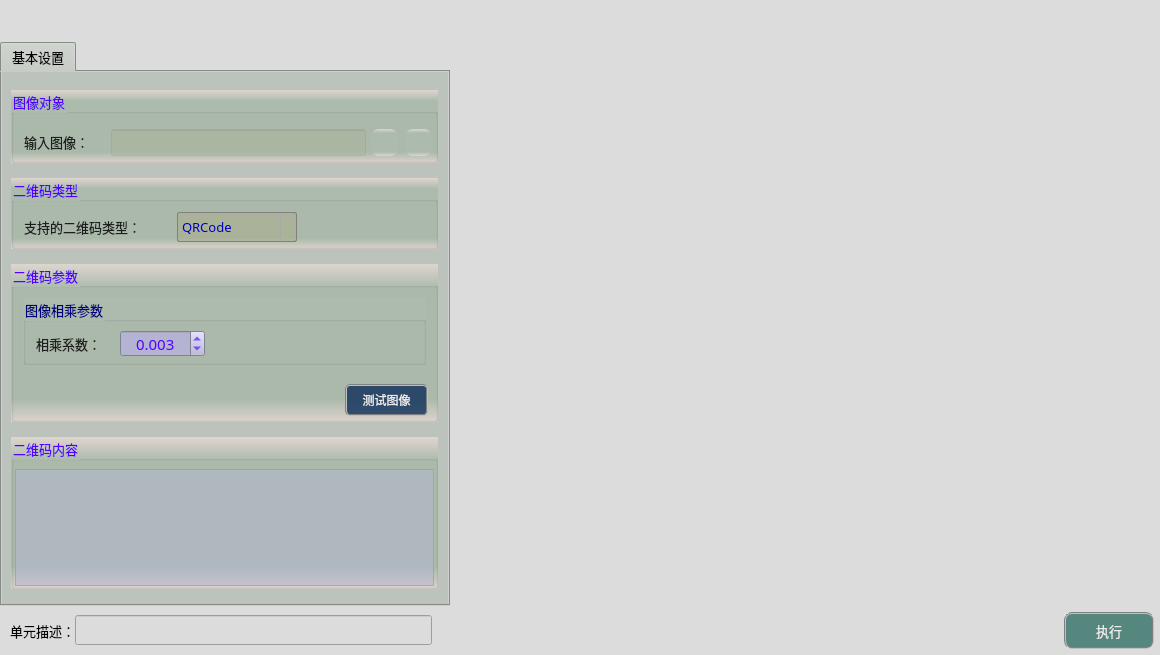
<?xml version="1.0" encoding="UTF-8"?>
<ui version="4.0">
 <class>frmQRcodeIdentifyClass</class>
 <widget class="QDialog" name="frmQRcodeIdentifyClass">
  <property name="geometry">
   <rect>
    <x>0</x>
    <y>0</y>
    <width>1160</width>
    <height>655</height>
   </rect>
  </property>
  <property name="sizePolicy">
   <sizepolicy hsizetype="Fixed" vsizetype="Fixed">
    <horstretch>0</horstretch>
    <verstretch>0</verstretch>
   </sizepolicy>
  </property>
  <property name="minimumSize">
   <size>
    <width>1160</width>
    <height>655</height>
   </size>
  </property>
  <property name="maximumSize">
   <size>
    <width>1160</width>
    <height>655</height>
   </size>
  </property>
  <property name="windowTitle">
   <string>二维码识别</string>
  </property>
  <property name="styleSheet">
   <string notr="true">background-color: rgb(220, 220, 220);</string>
  </property>
  <layout class="QGridLayout" name="gridLayout">
   <property name="leftMargin">
    <number>0</number>
   </property>
   <property name="topMargin">
    <number>0</number>
   </property>
   <property name="rightMargin">
    <number>0</number>
   </property>
   <property name="bottomMargin">
    <number>0</number>
   </property>
   <property name="spacing">
    <number>1</number>
   </property>
   <item row="0" column="0">
    <spacer name="verticalSpacer_2">
     <property name="orientation">
      <enum>Qt::Vertical</enum>
     </property>
     <property name="sizeType">
      <enum>QSizePolicy::Fixed</enum>
     </property>
     <property name="sizeHint" stdset="0">
      <size>
       <width>20</width>
       <height>42</height>
      </size>
     </property>
    </spacer>
   </item>
   <item row="1" column="0">
    <widget class="QTabWidget" name="tabWidget">
     <property name="sizePolicy">
      <sizepolicy hsizetype="Fixed" vsizetype="Expanding">
       <horstretch>0</horstretch>
       <verstretch>0</verstretch>
      </sizepolicy>
     </property>
     <property name="minimumSize">
      <size>
       <width>450</width>
       <height>550</height>
      </size>
     </property>
     <property name="maximumSize">
      <size>
       <width>16777215</width>
       <height>16777215</height>
      </size>
     </property>
     <property name="font">
      <font>
       <family>微软雅黑</family>
       <pointsize>10</pointsize>
      </font>
     </property>
     <property name="styleSheet">
      <string notr="true">background-color: #bcc2bc;</string>
     </property>
     <property name="currentIndex">
      <number>0</number>
     </property>
     <widget class="QWidget" name="tab">
      <attribute name="title">
       <string>基本设置</string>
      </attribute>
      <widget class="QGroupBox" name="groupC1">
       <property name="geometry">
        <rect>
         <x>9</x>
         <y>18</y>
         <width>427</width>
         <height>73</height>
        </rect>
       </property>
       <property name="font">
        <font>
         <family>微软雅黑</family>
         <pointsize>10</pointsize>
        </font>
       </property>
       <property name="styleSheet">
        <string notr="true">background-color: qlineargradient(x1:0, y1:0, x2:0, y2:1, stop:0 #dfd5cf, stop: 0.15 #acbbac, stop: 0.85 #acbbac,stop:1 #dfd5cf);
color: rgb(85, 0, 255);</string>
       </property>
       <property name="title">
        <string>图像对象</string>
       </property>
       <widget class="QLabel" name="label_4">
        <property name="geometry">
         <rect>
          <x>13</x>
          <y>42</y>
          <width>79</width>
          <height>19</height>
         </rect>
        </property>
        <property name="font">
         <font>
          <family>微软雅黑</family>
          <pointsize>10</pointsize>
         </font>
        </property>
        <property name="styleSheet">
         <string notr="true">color: rgb(30, 30, 30);
background: transparent;</string>
        </property>
        <property name="text">
         <string>输入图像：</string>
        </property>
       </widget>
       <widget class="QLineEdit" name="txtLinkImage">
        <property name="geometry">
         <rect>
          <x>100</x>
          <y>39</y>
          <width>255</width>
          <height>27</height>
         </rect>
        </property>
        <property name="font">
         <font>
          <family>微软雅黑</family>
          <pointsize>10</pointsize>
         </font>
        </property>
        <property name="styleSheet">
         <string notr="true">color: rgb(0, 0, 200);
background-color: rgba(170, 170, 127,50);</string>
        </property>
        <property name="alignment">
         <set>Qt::AlignCenter</set>
        </property>
        <property name="readOnly">
         <bool>true</bool>
        </property>
       </widget>
       <widget class="QPushButton" name="btnLinkImage">
        <property name="geometry">
         <rect>
          <x>360</x>
          <y>39</y>
          <width>27</width>
          <height>27</height>
         </rect>
        </property>
        <property name="toolTip">
         <string>链接图像</string>
        </property>
        <property name="styleSheet">
         <string notr="true">QWidget{ border:none;border-radius: 8px;padding: 2px 4px;}
QPushButton:hover{ background-color: rgba(85, 150, 127, 100);}
QPushButton:pressed{background-color: rgba(85, 180, 127, 160);}</string>
        </property>
        <property name="text">
         <string/>
        </property>
        <property name="icon">
         <iconset resource="sub_res.qrc">
          <normaloff>:/resource/link.png</normaloff>:/resource/link.png</iconset>
        </property>
        <property name="iconSize">
         <size>
          <width>27</width>
          <height>27</height>
         </size>
        </property>
       </widget>
       <widget class="QPushButton" name="btnDelLinkImage">
        <property name="geometry">
         <rect>
          <x>394</x>
          <y>39</y>
          <width>27</width>
          <height>27</height>
         </rect>
        </property>
        <property name="toolTip">
         <string>删除图像链接</string>
        </property>
        <property name="styleSheet">
         <string notr="true">QWidget{ border:none;border-radius: 8px;padding: 2px 4px;}
QPushButton:hover{ background-color: rgba(226, 142, 162, 100);}
QPushButton:pressed{background-color: rgba(226, 172, 162, 200);}</string>
        </property>
        <property name="text">
         <string/>
        </property>
        <property name="icon">
         <iconset resource="sub_res.qrc">
          <normaloff>:/resource/del_link.png</normaloff>:/resource/del_link.png</iconset>
        </property>
        <property name="iconSize">
         <size>
          <width>27</width>
          <height>27</height>
         </size>
        </property>
       </widget>
      </widget>
      <widget class="QGroupBox" name="groupC_2">
       <property name="geometry">
        <rect>
         <x>9</x>
         <y>106</y>
         <width>427</width>
         <height>71</height>
        </rect>
       </property>
       <property name="font">
        <font>
         <family>微软雅黑</family>
         <pointsize>10</pointsize>
        </font>
       </property>
       <property name="styleSheet">
        <string notr="true">background-color: qlineargradient(x1:0, y1:0, x2:0, y2:1, stop:0 #dfd5cf, stop: 0.15 #acbbac, stop: 0.85 #acbbac,stop:1 #dfd5cf);
color: rgb(85, 0, 255);</string>
       </property>
       <property name="title">
        <string>二维码类型</string>
       </property>
       <widget class="QLabel" name="label_5">
        <property name="geometry">
         <rect>
          <x>13</x>
          <y>39</y>
          <width>151</width>
          <height>19</height>
         </rect>
        </property>
        <property name="font">
         <font>
          <family>微软雅黑</family>
          <pointsize>10</pointsize>
         </font>
        </property>
        <property name="styleSheet">
         <string notr="true">color: rgb(30, 30, 30);
background: transparent;</string>
        </property>
        <property name="text">
         <string>支持的二维码类型：</string>
        </property>
       </widget>
       <widget class="QComboBox" name="comboMode">
        <property name="geometry">
         <rect>
          <x>166</x>
          <y>34</y>
          <width>120</width>
          <height>30</height>
         </rect>
        </property>
        <property name="sizePolicy">
         <sizepolicy hsizetype="Fixed" vsizetype="Fixed">
          <horstretch>0</horstretch>
          <verstretch>0</verstretch>
         </sizepolicy>
        </property>
        <property name="minimumSize">
         <size>
          <width>120</width>
          <height>30</height>
         </size>
        </property>
        <property name="maximumSize">
         <size>
          <width>188</width>
          <height>16777215</height>
         </size>
        </property>
        <property name="font">
         <font>
          <family>微软雅黑</family>
          <pointsize>10</pointsize>
         </font>
        </property>
        <property name="styleSheet">
         <string notr="true">QComboBox {
    border: 1px solid gray;
    border-radius: 2px;    
    color: rgb(0, 0, 200);
	background-color: rgba(170, 170, 127,100);
}
QComboBox::drop-down {
    subcontrol-origin: padding;
    subcontrol-position: top right;
    width: 15px; 
    border-left-width: 1px;
    border-left-color: darkgray;
    border-left-style: solid;
    border-top-right-radius: 3px;
    border-bottom-right-radius: 3px;
}

QComboBox::down-arrow {
    image: url(:/resource/down.png);
} 
QComboBox::down-arrow:on {
    top: 1px;
    left: 1px;
}</string>
        </property>
        <property name="editable">
         <bool>false</bool>
        </property>
        <property name="currentText">
         <string>QRCode</string>
        </property>
        <property name="currentIndex">
         <number>0</number>
        </property>
        <item>
         <property name="text">
          <string>QRCode</string>
         </property>
        </item>
        <item>
         <property name="text">
          <string>DM</string>
         </property>
        </item>
       </widget>
      </widget>
      <widget class="QGroupBox" name="groupC6">
       <property name="geometry">
        <rect>
         <x>9</x>
         <y>365</y>
         <width>427</width>
         <height>152</height>
        </rect>
       </property>
       <property name="font">
        <font>
         <family>微软雅黑</family>
         <pointsize>10</pointsize>
        </font>
       </property>
       <property name="styleSheet">
        <string notr="true">background-color: qlineargradient(x1:0, y1:0, x2:0, y2:1, stop:0 #dfd5cf, stop: 0.15 #acbbac, stop: 0.85 #acbbac,stop:1 #dfd5cf);
color: rgb(85, 0, 255);</string>
       </property>
       <property name="title">
        <string>二维码内容</string>
       </property>
       <widget class="QTextEdit" name="txtMsg">
        <property name="geometry">
         <rect>
          <x>4</x>
          <y>32</y>
          <width>419</width>
          <height>117</height>
         </rect>
        </property>
        <property name="font">
         <font>
          <family>微软雅黑</family>
         </font>
        </property>
        <property name="styleSheet">
         <string notr="true">QTextEdit         
{
    background-color: rgba(180, 180, 215,120);    
    gridline-color: rgba(220, 220, 255,255);
    color: rgba(20, 20, 20,200);
}
QScrollBar:vertical{ 
		background:#FFFFF2;
		padding-top:20px;
		padding-bottom:20px;
		padding-left:2px;
		padding-right:2px;
		border-left:1px solid #d7d7d7;}
QScrollBar::handle:vertical{
		background:#dbdbdb;
		border-radius:6px;
		min-height:20px;}
QScrollBar::handle:vertical:hover{
		background:#d0d0d0;}
QScrollBar::add-line:vertical{
		background:url(:/resource/down.png) center no-repeat;}
QScrollBar::sub-line:vertical{
		background:url(:/resource/up.png) center no-repeat;}
QScrollBar:horizontal{ 
		background:#FFFFF2;
		padding-top:20px;
		padding-bottom:20px;
		padding-left:2px;
		padding-right:2px;
		border-left:1px solid #d7d7d7;}
QScrollBar::handle:horizontal{
		background:#dbdbdb;
		border-radius:6px;
		min-height:20px;}
QScrollBar::handle:horizontal:hover{
		background:#d0d0d0;}
QScrollBar::add-line:horizontal{
		background:url(:/resource/right.png) center no-repeat;}
QScrollBar::sub-line:horizontal{
		background:url(:/resource/left.png) center no-repeat;}</string>
        </property>
        <property name="readOnly">
         <bool>true</bool>
        </property>
       </widget>
      </widget>
      <widget class="QGroupBox" name="groupC3">
       <property name="geometry">
        <rect>
         <x>9</x>
         <y>192</y>
         <width>427</width>
         <height>158</height>
        </rect>
       </property>
       <property name="font">
        <font>
         <family>微软雅黑</family>
         <pointsize>10</pointsize>
        </font>
       </property>
       <property name="styleSheet">
        <string notr="true">background-color: qlineargradient(x1:0, y1:0, x2:0, y2:1, stop:0 #dfd5cf, stop: 0.15 #acbbac, stop: 0.85 #acbbac,stop:1 #dfd5cf);
color: rgb(85, 0, 255);</string>
       </property>
       <property name="title">
        <string>二维码参数</string>
       </property>
       <widget class="QGroupBox" name="groupC4">
        <property name="geometry">
         <rect>
          <x>12</x>
          <y>34</y>
          <width>403</width>
          <height>67</height>
         </rect>
        </property>
        <property name="font">
         <font>
          <family>微软雅黑</family>
          <pointsize>10</pointsize>
         </font>
        </property>
        <property name="styleSheet">
         <string notr="true">background-color: #acbbac;
color: rgb(0, 0, 127);</string>
        </property>
        <property name="title">
         <string>图像相乘参数</string>
        </property>
        <widget class="QDoubleSpinBox" name="spinMulValue">
         <property name="geometry">
          <rect>
           <x>97</x>
           <y>32</y>
           <width>85</width>
           <height>27</height>
          </rect>
         </property>
         <property name="font">
          <font>
           <family>微软雅黑</family>
           <pointsize>11</pointsize>
          </font>
         </property>
         <property name="styleSheet">
          <string notr="true">QWidget{color: rgb(85, 0, 255);background-color: rgb(180, 180, 210);}
QDoubleSpinBox::up-button{
    border:transparent;
}
QDoubleSpinBox::down-button{
    border:transparent;
}
QDoubleSpinBox::up-arrow{
    image:url(:/resource/up.png);
}
QDoubleSpinBox::down-arrow{
    image:url(:/resource/down.png);
}</string>
         </property>
         <property name="alignment">
          <set>Qt::AlignCenter</set>
         </property>
         <property name="decimals">
          <number>3</number>
         </property>
         <property name="maximum">
          <double>21.000000000000000</double>
         </property>
         <property name="singleStep">
          <double>0.010000000000000</double>
         </property>
         <property name="value">
          <double>0.003000000000000</double>
         </property>
        </widget>
        <widget class="QLabel" name="label_52">
         <property name="geometry">
          <rect>
           <x>13</x>
           <y>36</y>
           <width>83</width>
           <height>19</height>
          </rect>
         </property>
         <property name="font">
          <font>
           <family>微软雅黑</family>
           <pointsize>10</pointsize>
          </font>
         </property>
         <property name="styleSheet">
          <string notr="true">color: rgb(30, 30, 30);
background: transparent;</string>
         </property>
         <property name="text">
          <string>相乘系数：</string>
         </property>
        </widget>
       </widget>
       <widget class="QPushButton" name="btnTestImage">
        <property name="geometry">
         <rect>
          <x>334</x>
          <y>120</y>
          <width>83</width>
          <height>32</height>
         </rect>
        </property>
        <property name="sizePolicy">
         <sizepolicy hsizetype="Fixed" vsizetype="Fixed">
          <horstretch>0</horstretch>
          <verstretch>0</verstretch>
         </sizepolicy>
        </property>
        <property name="minimumSize">
         <size>
          <width>60</width>
          <height>30</height>
         </size>
        </property>
        <property name="font">
         <font>
          <family>微软雅黑</family>
          <pointsize>9</pointsize>
         </font>
        </property>
        <property name="styleSheet">
         <string notr="true">QWidget{ background-color: rgba(9, 42, 87, 200);}
QWidget{ color: rgb(235, 235, 235);}
QWidget{ border: 2px groove gray;border-radius: 5px;padding: 2px 4px;}
QPushButton:hover{ background-color: rgb(9, 62, 87);}
QPushButton:pressed{background-color: rgb(9, 82, 87);}</string>
        </property>
        <property name="text">
         <string>测试图像</string>
        </property>
       </widget>
       <widget class="QLabel" name="label_8">
        <property name="geometry">
         <rect>
          <x>285</x>
          <y>118</y>
          <width>43</width>
          <height>35</height>
         </rect>
        </property>
        <property name="font">
         <font>
          <family>黑体</family>
          <pointsize>12</pointsize>
         </font>
        </property>
        <property name="styleSheet">
         <string notr="true">color: rgb(30, 30, 30);
background: transparent;</string>
        </property>
        <property name="text">
         <string/>
        </property>
        <property name="pixmap">
         <pixmap resource="sub_res.qrc">:/resource/a_right.png</pixmap>
        </property>
        <property name="scaledContents">
         <bool>true</bool>
        </property>
       </widget>
      </widget>
     </widget>
    </widget>
   </item>
   <item row="3" column="0" colspan="3">
    <layout class="QHBoxLayout" name="horizontalLayout">
     <property name="spacing">
      <number>0</number>
     </property>
     <property name="bottomMargin">
      <number>6</number>
     </property>
     <item>
      <spacer name="horizontalSpacer">
       <property name="orientation">
        <enum>Qt::Horizontal</enum>
       </property>
       <property name="sizeType">
        <enum>QSizePolicy::Fixed</enum>
       </property>
       <property name="sizeHint" stdset="0">
        <size>
         <width>10</width>
         <height>20</height>
        </size>
       </property>
      </spacer>
     </item>
     <item>
      <widget class="QLabel" name="label_3">
       <property name="sizePolicy">
        <sizepolicy hsizetype="Fixed" vsizetype="Fixed">
         <horstretch>0</horstretch>
         <verstretch>0</verstretch>
        </sizepolicy>
       </property>
       <property name="maximumSize">
        <size>
         <width>83</width>
         <height>25</height>
        </size>
       </property>
       <property name="font">
        <font>
         <family>微软雅黑</family>
         <pointsize>10</pointsize>
        </font>
       </property>
       <property name="styleSheet">
        <string notr="true">background-color: rgba(255, 255, 255, 0);</string>
       </property>
       <property name="text">
        <string>单元描述：</string>
       </property>
      </widget>
     </item>
     <item>
      <widget class="QLineEdit" name="txtDescribe">
       <property name="sizePolicy">
        <sizepolicy hsizetype="Fixed" vsizetype="Fixed">
         <horstretch>0</horstretch>
         <verstretch>0</verstretch>
        </sizepolicy>
       </property>
       <property name="minimumSize">
        <size>
         <width>357</width>
         <height>30</height>
        </size>
       </property>
       <property name="maximumSize">
        <size>
         <width>16777215</width>
         <height>30</height>
        </size>
       </property>
       <property name="font">
        <font>
         <family>微软雅黑</family>
         <pointsize>10</pointsize>
        </font>
       </property>
      </widget>
     </item>
     <item>
      <spacer name="horizontalSpacer_8">
       <property name="orientation">
        <enum>Qt::Horizontal</enum>
       </property>
       <property name="sizeHint" stdset="0">
        <size>
         <width>40</width>
         <height>20</height>
        </size>
       </property>
      </spacer>
     </item>
     <item>
      <widget class="QPushButton" name="btnExecute">
       <property name="minimumSize">
        <size>
         <width>90</width>
         <height>37</height>
        </size>
       </property>
       <property name="font">
        <font>
         <family>微软雅黑</family>
         <pointsize>10</pointsize>
        </font>
       </property>
       <property name="styleSheet">
        <string notr="true">QWidget{ background-color: rgb(85, 135, 127);}
QWidget{ color: rgb(235, 235, 235);}
QWidget{ border: 2px groove gray;border-radius: 8px;padding: 2px 4px;}
QPushButton:hover{ background-color: rgb(85, 155, 127);}
QPushButton:pressed{background-color: rgb(85, 175, 127);}</string>
       </property>
       <property name="text">
        <string>执行</string>
       </property>
      </widget>
     </item>
     <item>
      <spacer name="horizontalSpacer_2">
       <property name="orientation">
        <enum>Qt::Horizontal</enum>
       </property>
       <property name="sizeType">
        <enum>QSizePolicy::Fixed</enum>
       </property>
       <property name="sizeHint" stdset="0">
        <size>
         <width>6</width>
         <height>20</height>
        </size>
       </property>
      </spacer>
     </item>
    </layout>
   </item>
   <item row="0" column="2">
    <spacer name="verticalSpacer">
     <property name="orientation">
      <enum>Qt::Vertical</enum>
     </property>
     <property name="sizeType">
      <enum>QSizePolicy::Fixed</enum>
     </property>
     <property name="sizeHint" stdset="0">
      <size>
       <width>20</width>
       <height>42</height>
      </size>
     </property>
    </spacer>
   </item>
   <item row="1" column="2">
    <layout class="QGridLayout" name="imageLayout">
     <property name="spacing">
      <number>1</number>
     </property>
    </layout>
   </item>
   <item row="2" column="0">
    <spacer name="verticalSpacer_4">
     <property name="orientation">
      <enum>Qt::Vertical</enum>
     </property>
     <property name="sizeType">
      <enum>QSizePolicy::Fixed</enum>
     </property>
     <property name="sizeHint" stdset="0">
      <size>
       <width>20</width>
       <height>5</height>
      </size>
     </property>
    </spacer>
   </item>
   <item row="1" column="1">
    <spacer name="horizontalSpacer_3">
     <property name="orientation">
      <enum>Qt::Horizontal</enum>
     </property>
     <property name="sizeType">
      <enum>QSizePolicy::Fixed</enum>
     </property>
     <property name="sizeHint" stdset="0">
      <size>
       <width>3</width>
       <height>20</height>
      </size>
     </property>
    </spacer>
   </item>
  </layout>
 </widget>
 <layoutdefault spacing="6" margin="11"/>
 <resources>
  <include location="sub_res.qrc"/>
  <include location="../../ImageProcess/ImageView/sub_res.qrc"/>
  <include location="../BarcodeIdentify/sub_res.qrc"/>
 </resources>
 <connections/>
</ui>
